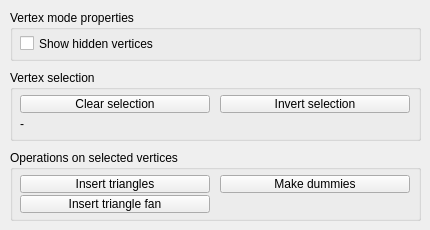
<?xml version="1.0" encoding="UTF-8"?>
<ui version="4.0">
 <class>CQDlgVertexEdit</class>
 <widget class="QDialog" name="CQDlgVertexEdit">
  <property name="geometry">
   <rect>
    <x>0</x>
    <y>0</y>
    <width>430</width>
    <height>230</height>
   </rect>
  </property>
  <property name="windowTitle">
   <string>Dialog</string>
  </property>
  <property name="locale">
   <locale language="English" country="UnitedStates"/>
  </property>
  <widget class="QGroupBox" name="groupBox_2">
   <property name="geometry">
    <rect>
     <x>10</x>
     <y>10</y>
     <width>411</width>
     <height>51</height>
    </rect>
   </property>
   <property name="title">
    <string>Vertex mode properties</string>
   </property>
   <property name="flat">
    <bool>false</bool>
   </property>
   <widget class="QCheckBox" name="qqShowHiddenVertices">
    <property name="geometry">
     <rect>
      <x>10</x>
      <y>25</y>
      <width>251</width>
      <height>17</height>
     </rect>
    </property>
    <property name="focusPolicy">
     <enum>Qt::StrongFocus</enum>
    </property>
    <property name="text">
     <string>Show hidden vertices</string>
    </property>
   </widget>
  </widget>
  <widget class="QGroupBox" name="groupBox">
   <property name="geometry">
    <rect>
     <x>10</x>
     <y>150</y>
     <width>411</width>
     <height>71</height>
    </rect>
   </property>
   <property name="title">
    <string>Operations on selected vertices</string>
   </property>
   <property name="flat">
    <bool>false</bool>
   </property>
   <widget class="QToolButton" name="qqInsertTriangles">
    <property name="geometry">
     <rect>
      <x>10</x>
      <y>25</y>
      <width>190</width>
      <height>18</height>
     </rect>
    </property>
    <property name="focusPolicy">
     <enum>Qt::StrongFocus</enum>
    </property>
    <property name="text">
     <string>Insert triangles</string>
    </property>
   </widget>
   <widget class="QToolButton" name="qqInsertFan">
    <property name="geometry">
     <rect>
      <x>10</x>
      <y>45</y>
      <width>190</width>
      <height>18</height>
     </rect>
    </property>
    <property name="focusPolicy">
     <enum>Qt::StrongFocus</enum>
    </property>
    <property name="text">
     <string>Insert triangle fan</string>
    </property>
   </widget>
   <widget class="QToolButton" name="qqMakeDummies">
    <property name="geometry">
     <rect>
      <x>210</x>
      <y>25</y>
      <width>190</width>
      <height>18</height>
     </rect>
    </property>
    <property name="focusPolicy">
     <enum>Qt::StrongFocus</enum>
    </property>
    <property name="text">
     <string>Make dummies</string>
    </property>
   </widget>
  </widget>
  <widget class="QGroupBox" name="groupBox_5">
   <property name="geometry">
    <rect>
     <x>10</x>
     <y>70</y>
     <width>411</width>
     <height>71</height>
    </rect>
   </property>
   <property name="title">
    <string>Vertex selection</string>
   </property>
   <property name="flat">
    <bool>false</bool>
   </property>
   <widget class="QToolButton" name="qqClearSelection">
    <property name="geometry">
     <rect>
      <x>10</x>
      <y>25</y>
      <width>190</width>
      <height>18</height>
     </rect>
    </property>
    <property name="focusPolicy">
     <enum>Qt::StrongFocus</enum>
    </property>
    <property name="text">
     <string>Clear selection</string>
    </property>
   </widget>
   <widget class="QToolButton" name="qqInvertSelection">
    <property name="geometry">
     <rect>
      <x>210</x>
      <y>25</y>
      <width>190</width>
      <height>18</height>
     </rect>
    </property>
    <property name="focusPolicy">
     <enum>Qt::StrongFocus</enum>
    </property>
    <property name="text">
     <string>Invert selection</string>
    </property>
   </widget>
   <widget class="QLabel" name="qqInfo">
    <property name="geometry">
     <rect>
      <x>10</x>
      <y>45</y>
      <width>391</width>
      <height>18</height>
     </rect>
    </property>
    <property name="text">
     <string>-</string>
    </property>
   </widget>
  </widget>
 </widget>
 <tabstops>
  <tabstop>qqShowHiddenVertices</tabstop>
  <tabstop>qqClearSelection</tabstop>
  <tabstop>qqInvertSelection</tabstop>
  <tabstop>qqInsertTriangles</tabstop>
  <tabstop>qqInsertFan</tabstop>
  <tabstop>qqMakeDummies</tabstop>
 </tabstops>
 <resources/>
 <connections/>
</ui>
